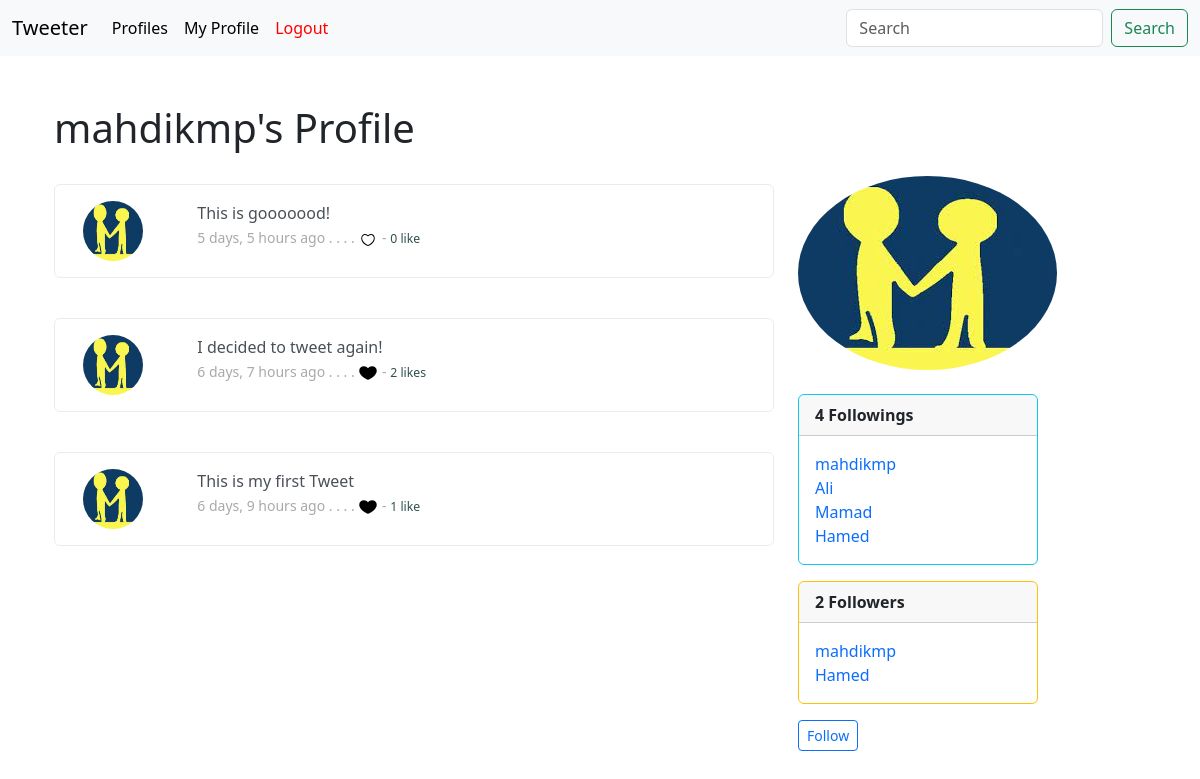
Screenshot of /profile/1/ (signed in) with the database file from the repository.
### musker/models.py (models this page shows, shortened)
class Profile(models.Model):
    user = models.OneToOneField(User, on_delete=models.CASCADE)
    follows = models.ManyToManyField('self', symmetrical=False, related_name='followed_by', blank=True)
    date_modified = models.DateTimeField(User ,auto_now = True)
    profile_image = models.ImageField(null=True, blank=True, upload_to='pro_images')

class Tweet(models.Model):
    user = models.ForeignKey(User, related_name='tweest', on_delete=models.DO_NOTHING)
    body = models.CharField(max_length=200)
    created = models.DateTimeField(auto_now_add=True)
    likes = models.ManyToManyField(User, related_name='tweet_likes', blank=True)
    def number_of_likes(self):
        return self.likes.count()

### musker/views.py (the view)
# urls.py: path('profile/<int:pk>/', views.profile, name='profile'),
def profile(request, pk):
    if request.user.is_authenticated:
        profile = Profile.objects.get(user_id=pk)
        tweets = Tweet.objects.filter(user_id=pk).order_by('-created')
        currentUser = request.user.profile
        if request.method == 'POST':
            action = request.POST['follow']
            if action == 'follow':
                currentUser.follows.add(profile)
            elif action == 'unfollow':
                currentUser.follows.remove(profile)
        return render(request, 'profile.html', {'profile': profile, 'tweets': tweets})
    else:
        messages.error(request, ('You should login first ...'))
        return redirect('home')

### musker/templates/profile.html (shortened to what this page needs)
{% extends 'base.html' %}
{% load static %}
{% block content %}
{% if profile %}
<div class="container">
    <div class="row">
        <div class="col-8">
            <h1>{{profile.user.username}}'s Profile</h1> <br>
            {% if tweets %}
                {% for tweet in tweets %}
                <div class="alert alert-light" role="alert" style="background-color: white;">
                    <div class="container">
                        <div class="row">
                            <div class="col-2">
                                {% if profile.profile_image %}
                                <img src="{{profile.profile_image.url}}" alt="{{profile.user.username}}" style="width: 60px; height: 60px;" class="rounded-circle">
                                {% else %}
                                <img src="{% static 'images/default.jpeg' %}" alt="{{profile.user.username}}" style="width: 60px; height: 60px;" class="rounded-circle">
                                {% endif %}
                            </div>
                            <div class="col-10">
                                {{tweet.body}} <br>
                                <small style="color: darkgrey;">{{tweet.created|timesince}} ago
                                    .  .  .  . {% if request.user in tweet.likes.all %} <a href="{% url 'tweet_like' tweet.id %}" style="text-decoration: none; color: red;"><img style="width: 20px;" src="{% static 'icons/liked.svg' %}" alt=""></a> {% else %} <a href="{% url 'tweet_like' tweet.id %}" style="text-decoration: none; color: blue; font-size: small;"><img style="width: 20px;" src="{% static 'icons/unliked.svg' %}" alt=""></a> {% endif %}
                                    - <small style="color: darkslategrey;">{% if tweet.number_of_likes > 1 %} {{tweet.number_of_likes}} likes {% else %} {{tweet.number_of_likes}} like {% endif %}</small>
                                </small>
                            </div>
                        </div>
                    </div>
                  </div> <br>
                {% endfor %}
            {% endif %}
        </div>
        <div class="col-4"> <br> <br> <br>
                {% if profile.profile_image %}
                <img src="{{profile.profile_image.url}}" alt="" class="rounded-circle"> <br> <br>
                {% endif %}
                <div class="card border-info mb-3" style="max-width: 15rem;">
                    <div class="card-header"><strong> {{profile.follows.count}} Followings</strong></div>
                        <div class="card-body">
                            {% for following in profile.follows.all %}
                            <a href="{% url 'profile' following.user.id %}" style="text-decoration: none;">{{following.user.username}}</a> <br>
                            {% endfor %}
                        </div>
                </div>
                <div class="card border-warning mb-3" style="max-width: 15rem;">
                    <div class="card-header"><strong> {{profile.followed_by.count}} Followers</strong></div>
                    <div class="card-body">
                        {% for follower in profile.followed_by.all %}
                        <a href="{% url 'profile' follower.user.id %}" style="text-decoration: none;">{{follower.user.username}}</a> <br>
                        {% endfor %}
                    </div>
                </div>
                <form method="post">
                    {% if profile in user.profile.follows.all %}
                    <button type="submit" name="follow" value="unfollow" class="btn btn-outline-danger btn-sm">Unflollow</button>
                    {% else %}
                    <button type="submit" name="follow" value="follow" class="btn btn-outline-primary btn-sm">Follow</button>
                    {% endif %}
                </form> <br>
        </div>
    </div>
</div>
 <br> <br>
{% endif %}
{% endblock content %}

### rows the page displays
Profile: user.username "mahdikmp", profile_image (picture), follows.count "4", followed_by.count "2"
Tweet: profile_image (picture), body "This is gooooood!", created "5 days, 5 hours", number_of_likes "0"
Tweet: profile_image (picture), body "I decided to tweet again!", created "6 days, 7 hours", number_of_likes "2"
Tweet: profile_image (picture), body "This is my first Tweet", created "6 days, 9 hours", number_of_likes "1"
Profile: user.username "Ali"
Profile: user.username "Mamad"
Profile: user.username "Hamed"
